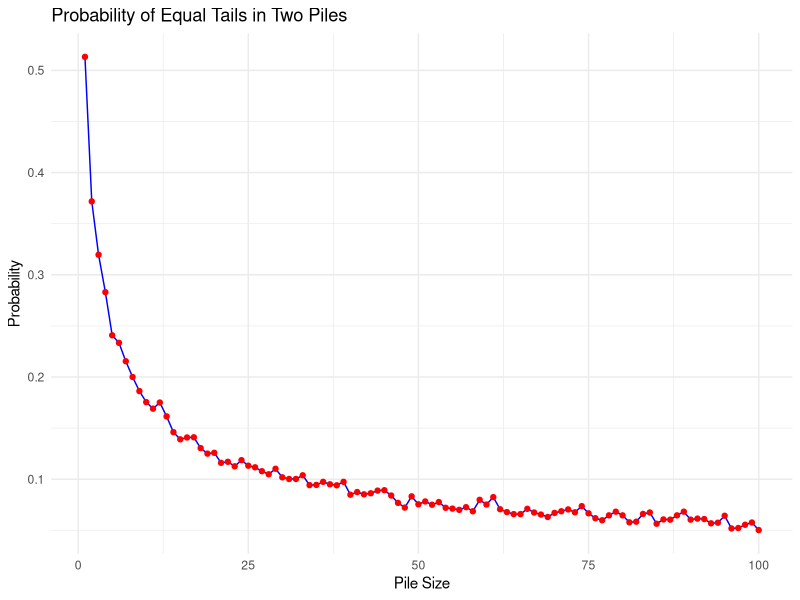

Write R code to recreate this figure.
## ---- chunk 1
library(purrr)
coin_flip <- c(0, 1)

flip_coins <- function(pile_size) {
  left_pile <- sample(coin_flip, size = pile_size, replace = TRUE)
  right_pile <- sample(coin_flip, size = pile_size, replace = TRUE)
  
  tails_match <- ifelse(sum(left_pile) == sum(right_pile), 1, 0)
  return (tails_match)
}

coin_simulation <- function(pile_size, num_iterations) {
  results <- map_dbl(c(1:num_iterations), ~flip_coins(pile_size = pile_size)) 
  probability_same_tails <- mean(results)
  return(probability_same_tails)
}

coin_simulation(50, 100000)
## ---- chunk 2
library(ggplot2)

pile_size <- (1:100)

results_100 <- map_dbl(pile_size, coin_simulation, num_iterations = 5000)
results_df <- data.frame(pile_size = pile_size, probability = results_100)


ggplot(results_df, aes(x = pile_size, y = probability)) +
  geom_line(color = "blue") +
  geom_point(color = "red") +
  labs(
    title = "Probability of Equal Tails in Two Piles",
    x = "Pile Size",
    y = "Probability"
  ) +
  theme_minimal()
